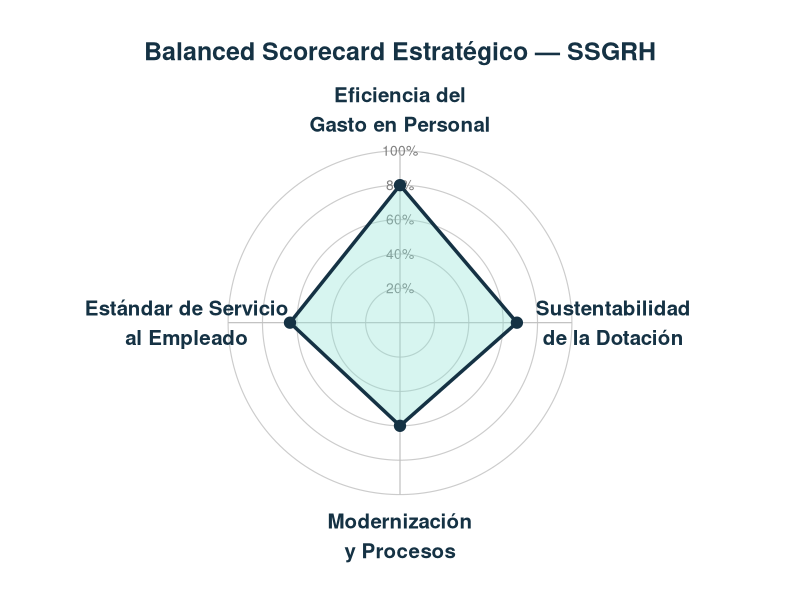

Generate this figure with R:
## ---- chunk 1
#| echo: false
#| message: false
#| warning: false
#| fig-width: 9
#| fig-height: 7
#| fig-align: center

library(ggplot2)
library(dplyr)

bsc <- data.frame(
  dimension = c(
    "Eficiencia del\nGasto en Personal",
    "Sustentabilidad\nde la Dotación",
    "Modernización\ny Procesos",
    "Estándar de Servicio\nal Empleado"
  ),
  value = c(4.0, 3.4, 3.0, 3.2)
)

n <- nrow(bsc)

bsc_plot <- bsc %>%
  mutate(
    angle = seq(0, 2*pi, length.out = n + 1)[1:n],
    x = value * sin(angle),
    y = value * cos(angle)
  )

bsc_poly <- bind_rows(bsc_plot, bsc_plot[1, ])

axes <- data.frame(
  dimension = bsc$dimension,
  angle = seq(0, 2*pi, length.out = n + 1)[1:n],
  xend = 5 * sin(seq(0, 2*pi, length.out = n + 1)[1:n]),
  yend = 5 * cos(seq(0, 2*pi, length.out = n + 1)[1:n])
)

rings <- lapply(1:5, function(r) {
  data.frame(
    r = r,
    angle = seq(0, 2*pi, length.out = 200),
    x = r * sin(seq(0, 2*pi, length.out = 200)),
    y = r * cos(seq(0, 2*pi, length.out = 200))
  )
}) %>% bind_rows()

# Etiquetas dimensiones
labels <- axes %>%
  mutate(
    xlab = 6.2 * sin(angle),
    ylab = 6.2 * cos(angle)
  )

# Escala radial 0-100%
scale_labels <- data.frame(
  x = 0,
  y = 1:5,
  label = c("20%", "40%", "60%", "80%", "100%")
)

ggplot() +
  geom_path(
    data = rings,
    aes(x = x, y = y, group = r),
    color = "grey80",
    linewidth = 0.4
  ) +
  geom_text(
    data = scale_labels,
    aes(x = x, y = y, label = label),
    color = "grey50",
    size = 3.5
  ) +
  geom_segment(
    data = axes,
    aes(x = 0, y = 0, xend = xend, yend = yend),
    color = "grey75",
    linewidth = 0.4
  ) +
  geom_polygon(
    data = bsc_poly,
    aes(x = x, y = y),
    fill = "#8DE2D6",
    alpha = 0.35,
    color = "#153244",
    linewidth = 1.2
  ) +
  geom_point(
    data = bsc_plot,
    aes(x = x, y = y),
    color = "#153244",
    size = 3.5
  ) +
  geom_text(
    data = labels,
    aes(x = xlab, y = ylab, label = dimension),
    size = 5.2,
    fontface = "bold",
    color = "#153244"
  ) +
  coord_equal(
    xlim = c(-6.8, 6.8),
    ylim = c(-6.4, 6.8),
    clip = "off"
  ) +
  theme_void() +
  labs(title = "Balanced Scorecard Estratégico — SSGRH") +
  theme(
    plot.title = element_text(
      size = 18,
      face = "bold",
      color = "#153244",
      hjust = 0.5
    ),
    plot.margin = margin(25, 40, 25, 40)
  )
